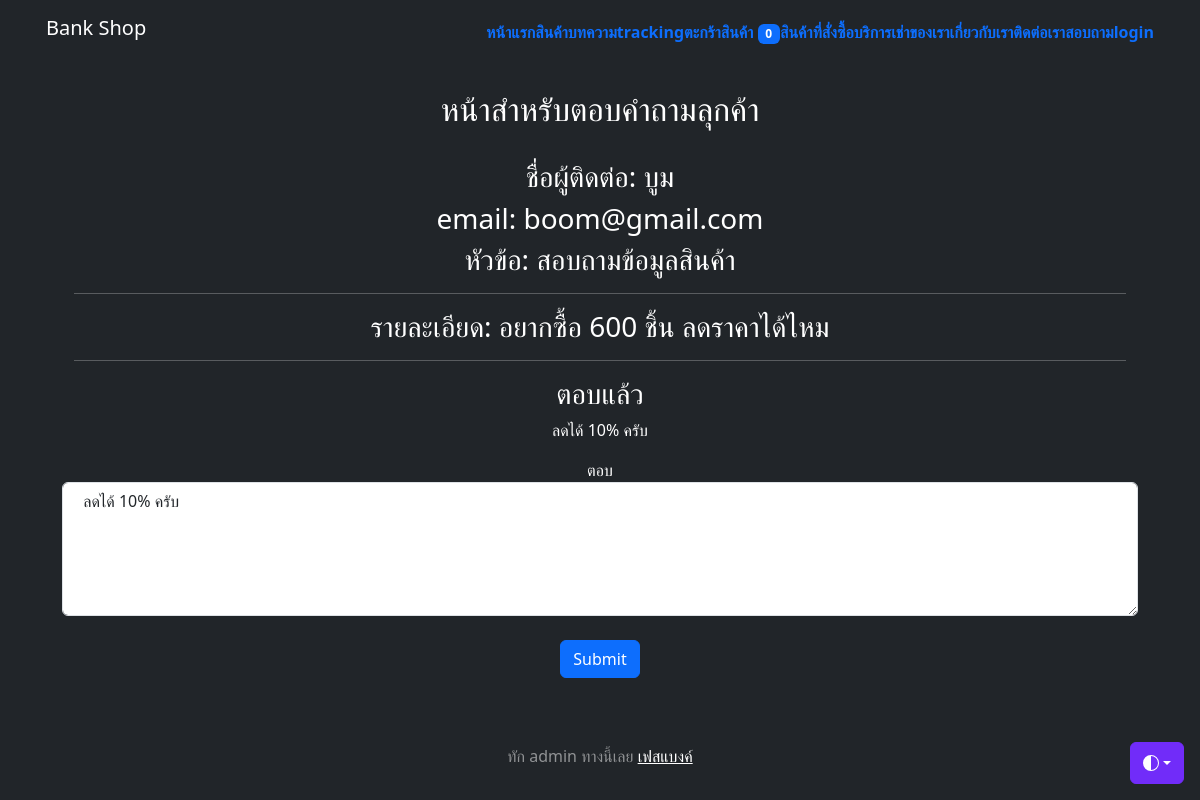
Screenshot of /answer/1 (signed in) with the database file from the repository.
### myapp/models.py (models this page shows, shortened)
class Profile(models.Model):
    user = models.OneToOneField(User,on_delete=models.CASCADE)
    photo = models.ImageField(upload_to='profile_photo',null=True,blank=True)
    usertype = models.CharField(max_length=100,default='member')
    interestin = models.CharField(max_length=100,null=True,blank=True)
    facebook = models.CharField(max_length=100,default='No Facebook')
    address = models.TextField(null=True,blank=True)
    tel = models.CharField(max_length=100,null=True,blank=True)
    cart_quantity = models.IntegerField(default=0, null=True, blank=True)

class AskQA(models.Model):
    name = models.CharField(max_length=100, verbose_name='ชื่อ')
    email = models.CharField(max_length=100,null=True,blank=True,verbose_name='อีเมล')
    title = models.CharField(max_length=100,null=True,blank=True,verbose_name='หัวข้อ')
    detail = models.TextField(null=True,blank=True,verbose_name='รายละเอียด')
    answer = models.TextField(null=True,blank=True,verbose_name='ตอบคำถาม')

### myapp/views.py (the view)
# urls.py: path('answer/<int:askid>', Answer , name='answer'),
@login_required
def Answer(request,askid):
    record = AskQA.objects.get(id=askid)
    if request.method == 'POST':
        data = request.POST.copy()
        answer = data.get('answer')
        record.answer = answer
        record.save()
    context = {'record':record}
    return render(request, 'myapp/answer.html', context)

### myapp/templates/myapp/answer.html (shortened to what this page needs)
{% extends 'myapp/base.html' %}
{% block content %}
    <h2>หน้าสำหรับตอบคำถามลุกค้า</h2><br>
    <div class="container">
        <center>
            <h3>ชื่อผู้ติดต่อ: {{ record.name }} </h3>
            <h3>email: {{ record.email }}</h3>
            <h3>หัวข้อ: {{ record.title }}</h3>
            <hr>
            <h3>รายละเอียด: {{ record.detail }}</h3>
            <hr>
            {% if record.answer %}
                <h3>ตอบแล้ว</h3>
                <p>{{ record.answer }}</p>
            {% endif %}
        </center>
    </div>
    <div class="form-group">
        <form action="" method="POST">
            <div class="form-group">
                <label for="answer">ตอบ</label>
                <textarea class="form-control" name="answer" id="answer" rows="5">{% if record.answer %} {{ record.answer }} {% endif %}</textarea>
            </div>
            <br>
            <button type="submit" class="btn btn-primary">Submit</button>
        </form>
    </div>
    <br>
{% endblock content %}

### myapp/templates/myapp/base.html (shortened to what this page needs)
<!doctype html>
<html lang="en" class="h-100" data-bs-theme="auto">
  <head><script src="https://getbootstrap.com/docs/5.3/assets/js/color-modes.js"></script>
    <link rel="stylesheet" href="https://cdn.jsdelivr.net/npm/@docsearch/css@3">
<link href="https://getbootstrap.com/docs/5.3/dist/css/bootstrap.min.css" rel="stylesheet">
    <link href="https://getbootstrap.com/docs/5.3/examples/cover/cover.css" rel="stylesheet">
  </head>
  <body class="d-flex h-100 text-center text-bg-dark">
    <div class="dropdown position-fixed bottom-0 end-0 mb-3 me-3 bd-mode-toggle">
      <button class="btn btn-bd-primary py-2 dropdown-toggle d-flex align-items-center"
              id="bd-theme"
              type="button"
              aria-expanded="false"
              data-bs-toggle="dropdown"
              aria-label="Toggle theme (auto)">
        <svg class="bi my-1 theme-icon-active" width="1em" height="1em"><use href="#circle-half"></use></svg>
      </button>
    </div>
<div class="container d-flex w-100 h-100 p-3 mx-auto flex-column">
  <header class="mb-auto">
    <div>
      <h5 class="float-md-start mb-0">Bank Shop</h5>
      <nav class="nav nav-masthead justify-content-center float-md-end">
        {% block menubar %}
        <a class="nav-link fw-bold py-1 px-0" aria-current="page" href="{% url 'home' %}">หน้าแรก</a>
        <a class="nav-link fw-bold py-1 px-0" href="{% url 'all-product' %}">สินค้า</a>
        <a class="nav-link fw-bold py-1 px-0" href="{% url 'post' %}">บทความ</a>
        <a class="nav-link fw-bold py-1 px-0" href="{% url 'tracking' %}">tracking</a>
        {% if user.is_authenticated and user.profile.usertype in 'member,vip' %}
        <a class="nav-link fw-bold py-1 px-0" href="{% url 'my-cart' %}">ตะกร้าสินค้า <span class="badge bg-primary"><font color="white">{{ user.profile.cart_quantity }}</font></span></a>
        <a class="nav-link fw-bold py-1 px-0" href="{% url 'cart-order-product' %}">สินค้าที่สั่งซื้อ </a>
        <a class="nav-link fw-bold py-1 px-0" href="{% url 'all-machines-page' %}">บริการเช่าของเรา </a>
        {% endif %}
        <a class="nav-link fw-bold py-1 px-0" href="{% url 'about-us' %}">เกี่ยวกับเรา</a>
        <a class="nav-link fw-bold py-1 px-0" href="{% url 'contact' %}">ติดต่อเรา</a>
        <a class="nav-link fw-bold py-1 px-0" href="{% url 'ask' %}">สอบถาม</a>
        <a class="nav-link fw-bold py-1 px-0" href="{% url 'login' %}">login</a>
        {% endblock menubar %}
      </nav>
    </div>
  </header>
  <main class="px-3">
    {% block content %}{% endblock content %}
  </main>
  <footer class="mt-auto text-white-50">
    <p>ทัก admin ทางนี้เลย <a href="https://facebook.com/bank.jittawat" class="text-white">เฟสแบงค์</a></p>
  </footer>
</div>
    </body>
</html>

### myapp/templates/myapp/base.html (style rules this page uses)
.bi { vertical-align: -.125em; fill: currentColor; }
.btn-bd-primary { --bd-violet-bg: #712cf9; --bd-violet-rgb: 112.520718, 44.062154, 249.437846; --bs-btn-font-weight: 600; --bs-btn-color: var(--bs-white); --bs-btn-bg: var(--bd-violet-bg); --bs-btn-border-color: var(--bd-violet-bg); --bs-btn-hover-color: var(--bs-white); --bs-btn-hover-bg: #6528e0; --bs-btn-hover-border-color: #6528e0; --bs-btn-focus-shadow-rgb: var(--bd-violet-rgb); --bs-btn-active-color: var(--bs-btn-hover-color); --bs-btn-active-bg: #5a23c8; --bs-btn-active-border-color: #5a23c8; }
.bd-mode-toggle { z-index: 1500; }

### rows the page displays
AskQA: name "บูม", email "boom@gmail.com", title "สอบถามข้อมูลสินค้า", detail "อยากซื้อ 600 ชิ้น ลดราคาได้ไหม", answer "ลดได้ 10% ครับ"

### other values shown
{{ user.profile.cart_quantity }} "0"
